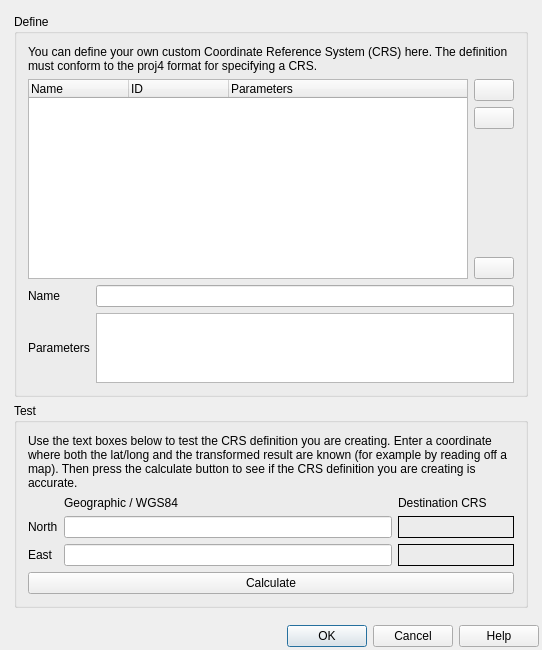
<?xml version="1.0" encoding="UTF-8"?>
<ui version="4.0">
 <class>QgsCustomProjectionDialogBase</class>
 <widget class="QDialog" name="QgsCustomProjectionDialogBase">
  <property name="geometry">
   <rect>
    <x>0</x>
    <y>0</y>
    <width>542</width>
    <height>650</height>
   </rect>
  </property>
  <property name="windowTitle">
   <string>Custom Coordinate Reference System Definition</string>
  </property>
  <property name="windowIcon">
   <iconset>
    <normaloff/>
   </iconset>
  </property>
  <layout class="QGridLayout" name="gridLayout_2">
   <property name="margin">
    <number>3</number>
   </property>
   <item row="1" column="0">
    <widget class="QDialogButtonBox" name="buttonBox">
     <property name="standardButtons">
      <set>QDialogButtonBox::Cancel|QDialogButtonBox::Help|QDialogButtonBox::Ok</set>
     </property>
    </widget>
   </item>
   <item row="0" column="0">
    <widget class="QScrollArea" name="scrollArea">
     <property name="frameShape">
      <enum>QFrame::NoFrame</enum>
     </property>
     <property name="widgetResizable">
      <bool>true</bool>
     </property>
     <widget class="QWidget" name="scrollAreaWidgetContents">
      <property name="geometry">
       <rect>
        <x>0</x>
        <y>-35</y>
        <width>520</width>
        <height>646</height>
       </rect>
      </property>
      <layout class="QGridLayout" name="gridLayout">
       <item row="0" column="0">
        <widget class="QgsCollapsibleGroupBox" name="groupBox">
         <property name="title">
          <string>Define</string>
         </property>
         <layout class="QGridLayout" name="gridLayout_3">
          <item row="0" column="0" colspan="2">
           <widget class="QLabel" name="label">
            <property name="text">
             <string>You can define your own custom Coordinate Reference System (CRS) here. The definition must conform to the proj4 format for specifying a CRS.</string>
            </property>
            <property name="wordWrap">
             <bool>true</bool>
            </property>
           </widget>
          </item>
          <item row="1" column="0" colspan="2">
           <layout class="QHBoxLayout" name="horizontalLayout">
            <item>
             <widget class="QTreeWidget" name="leNameList">
              <property name="sizePolicy">
               <sizepolicy hsizetype="Expanding" vsizetype="Expanding">
                <horstretch>0</horstretch>
                <verstretch>0</verstretch>
               </sizepolicy>
              </property>
              <property name="alternatingRowColors">
               <bool>true</bool>
              </property>
              <property name="sortingEnabled">
               <bool>false</bool>
              </property>
              <attribute name="headerShowSortIndicator" stdset="0">
               <bool>false</bool>
              </attribute>
              <column>
               <property name="text">
                <string>Name</string>
               </property>
              </column>
              <column>
               <property name="text">
                <string>ID</string>
               </property>
              </column>
              <column>
               <property name="text">
                <string>Parameters</string>
               </property>
              </column>
             </widget>
            </item>
            <item>
             <layout class="QVBoxLayout" name="verticalLayout_2">
              <item>
               <widget class="QPushButton" name="pbnAdd">
                <property name="toolTip">
                 <string>Add new CRS</string>
                </property>
                <property name="text">
                 <string/>
                </property>
               </widget>
              </item>
              <item>
               <widget class="QPushButton" name="pbnRemove">
                <property name="toolTip">
                 <string>Remove CRS</string>
                </property>
                <property name="text">
                 <string/>
                </property>
               </widget>
              </item>
              <item>
               <spacer name="verticalSpacer">
                <property name="orientation">
                 <enum>Qt::Vertical</enum>
                </property>
                <property name="sizeHint" stdset="0">
                 <size>
                  <width>20</width>
                  <height>40</height>
                 </size>
                </property>
               </spacer>
              </item>
              <item>
               <widget class="QPushButton" name="pbnCopyCRS">
                <property name="toolTip">
                 <string>Copy existing CRS</string>
                </property>
                <property name="text">
                 <string/>
                </property>
                <property name="icon">
                 <iconset resource="../../images/images.qrc">
                  <normaloff>:/images/themes/default/mActionCopySelected.png</normaloff>:/images/themes/default/mActionCopySelected.png</iconset>
                </property>
               </widget>
              </item>
             </layout>
            </item>
           </layout>
          </item>
          <item row="2" column="0">
           <widget class="QLabel" name="label_3">
            <property name="text">
             <string>Name</string>
            </property>
           </widget>
          </item>
          <item row="2" column="1">
           <widget class="QLineEdit" name="leName"/>
          </item>
          <item row="3" column="0">
           <widget class="QLabel" name="label_4">
            <property name="text">
             <string>Parameters</string>
            </property>
           </widget>
          </item>
          <item row="3" column="1">
           <widget class="QPlainTextEdit" name="teParameters">
            <property name="sizePolicy">
             <sizepolicy hsizetype="Expanding" vsizetype="Fixed">
              <horstretch>0</horstretch>
              <verstretch>0</verstretch>
             </sizepolicy>
            </property>
            <property name="maximumSize">
             <size>
              <width>16777215</width>
              <height>70</height>
             </size>
            </property>
           </widget>
          </item>
         </layout>
        </widget>
       </item>
       <item row="1" column="0">
        <widget class="QgsCollapsibleGroupBox" name="groupBox_2">
         <property name="title">
          <string>Test</string>
         </property>
         <property name="collapsed" stdset="0">
          <bool>true</bool>
         </property>
         <layout class="QGridLayout">
          <item row="3" column="0">
           <widget class="QLabel" name="textLabel2_2_2">
            <property name="text">
             <string>East</string>
            </property>
            <property name="buddy">
             <cstring>eastWGS84</cstring>
            </property>
           </widget>
          </item>
          <item row="0" column="0" colspan="3">
           <widget class="QLabel" name="label_2">
            <property name="text">
             <string>Use the text boxes below to test the CRS definition you are creating. Enter a coordinate where both the lat/long and the transformed result are known (for example by reading off a map). Then press the calculate button to see if the CRS definition you are creating is accurate.</string>
            </property>
            <property name="wordWrap">
             <bool>true</bool>
            </property>
           </widget>
          </item>
          <item row="1" column="1">
           <widget class="QLabel" name="textLabel1_3">
            <property name="text">
             <string>Geographic / WGS84</string>
            </property>
           </widget>
          </item>
          <item row="1" column="2">
           <widget class="QLabel" name="textLabel2_3">
            <property name="text">
             <string>Destination CRS        </string>
            </property>
           </widget>
          </item>
          <item row="2" column="0">
           <widget class="QLabel" name="textLabel2_2">
            <property name="text">
             <string>North</string>
            </property>
            <property name="buddy">
             <cstring>northWGS84</cstring>
            </property>
           </widget>
          </item>
          <item row="2" column="1">
           <widget class="QLineEdit" name="northWGS84">
            <property name="enabled">
             <bool>true</bool>
            </property>
           </widget>
          </item>
          <item row="2" column="2">
           <widget class="QLabel" name="projectedX">
            <property name="enabled">
             <bool>true</bool>
            </property>
            <property name="frameShape">
             <enum>QFrame::Box</enum>
            </property>
            <property name="text">
             <string/>
            </property>
           </widget>
          </item>
          <item row="3" column="1">
           <widget class="QLineEdit" name="eastWGS84"/>
          </item>
          <item row="3" column="2">
           <widget class="QLabel" name="projectedY">
            <property name="enabled">
             <bool>true</bool>
            </property>
            <property name="frameShape">
             <enum>QFrame::Box</enum>
            </property>
            <property name="text">
             <string/>
            </property>
            <property name="margin">
             <number>1</number>
            </property>
           </widget>
          </item>
          <item row="4" column="0" colspan="3">
           <widget class="QPushButton" name="pbnCalculate">
            <property name="text">
             <string>Calculate</string>
            </property>
           </widget>
          </item>
         </layout>
        </widget>
       </item>
      </layout>
     </widget>
    </widget>
   </item>
  </layout>
 </widget>
 <layoutdefault spacing="6" margin="11"/>
 <customwidgets>
  <customwidget>
   <class>QgsCollapsibleGroupBox</class>
   <extends>QGroupBox</extends>
   <header>qgscollapsiblegroupbox.h</header>
   <container>1</container>
  </customwidget>
 </customwidgets>
 <tabstops>
  <tabstop>scrollArea</tabstop>
  <tabstop>leNameList</tabstop>
  <tabstop>pbnAdd</tabstop>
  <tabstop>pbnRemove</tabstop>
  <tabstop>pbnCopyCRS</tabstop>
  <tabstop>leName</tabstop>
  <tabstop>teParameters</tabstop>
  <tabstop>northWGS84</tabstop>
  <tabstop>eastWGS84</tabstop>
  <tabstop>pbnCalculate</tabstop>
  <tabstop>buttonBox</tabstop>
 </tabstops>
 <resources>
  <include location="../../images/images.qrc"/>
 </resources>
 <connections>
  <connection>
   <sender>buttonBox</sender>
   <signal>rejected()</signal>
   <receiver>QgsCustomProjectionDialogBase</receiver>
   <slot>reject()</slot>
   <hints>
    <hint type="sourcelabel">
     <x>270</x>
     <y>590</y>
    </hint>
    <hint type="destinationlabel">
     <x>270</x>
     <y>306</y>
    </hint>
   </hints>
  </connection>
 </connections>
</ui>
